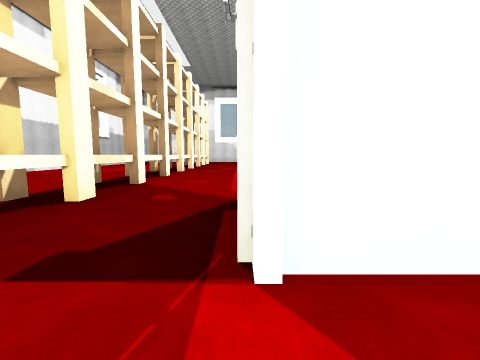
[1] (above)

20 first-person views from a walk through a scene from a Unity 3-D project. The camera is 1.3 m above the floor, tilts 6° down and sees 90° across. The floor is counted in squares, 2 m on a side. Each view is taken from the middle of a square. On the plan, view 1 faces up. The plan holds only what a view shows up to about 9 squares ahead; the rest is blank. The place goes on beyond the plan. The player is left out. Surface patterns are stand-ins for the level's own textures.

[2]
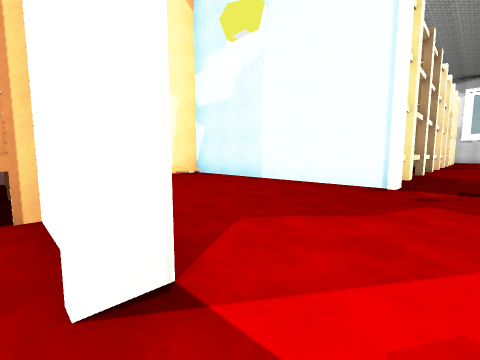

[3]
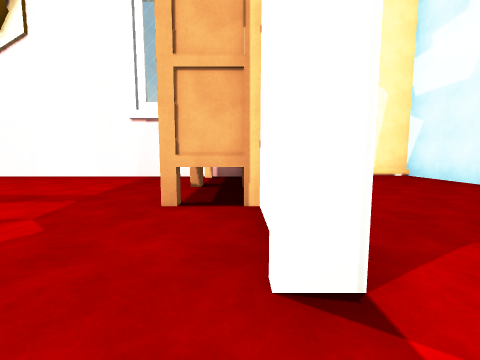

[4]
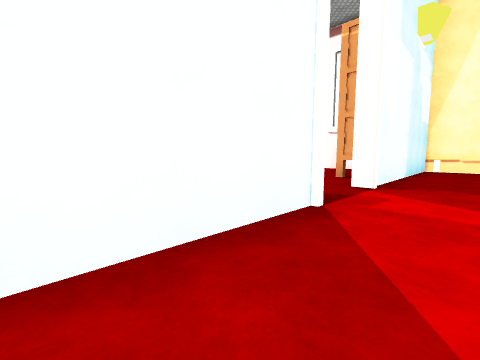

[5]
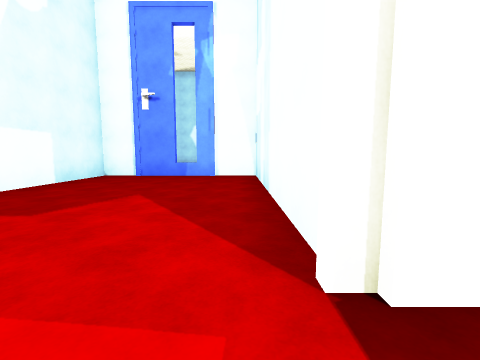

[6]
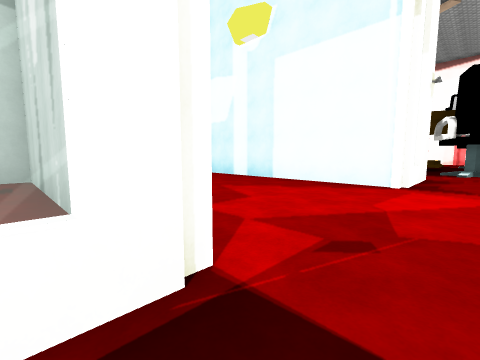

[7]
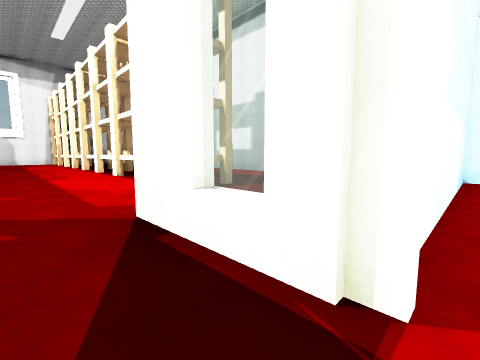

[8]
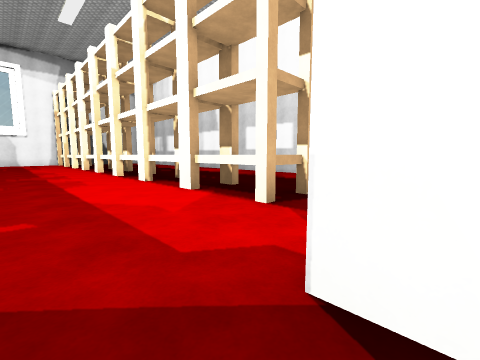

[9]
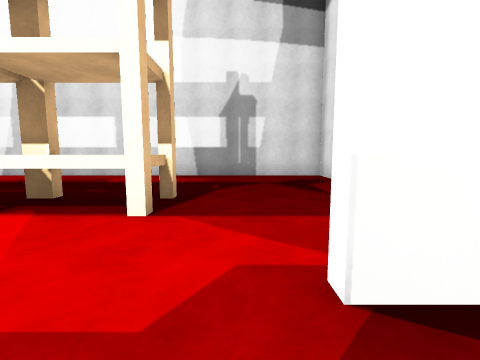

[10]
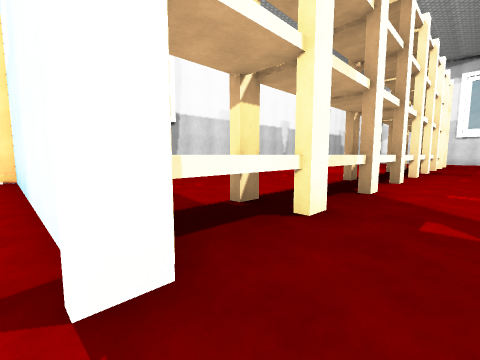

[11]
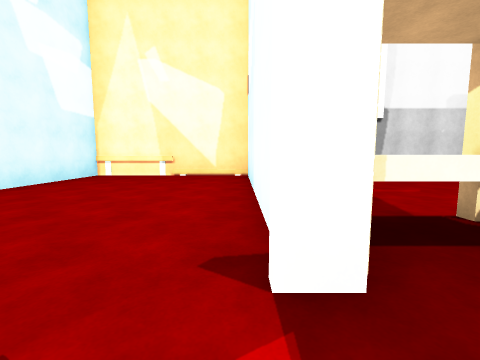

[12]
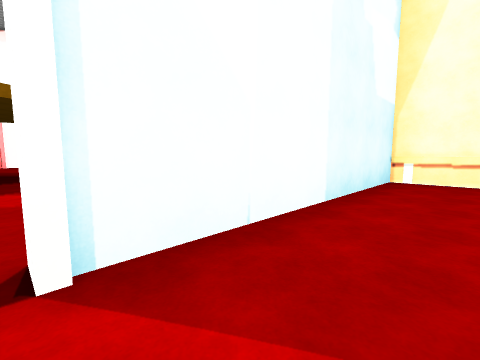

[13]
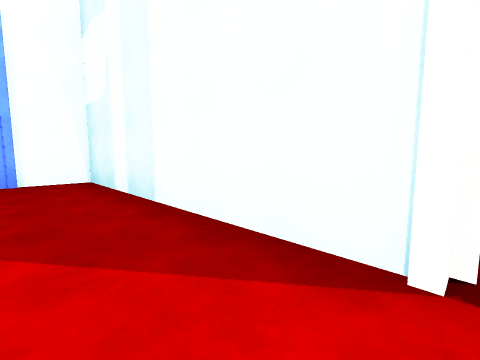

[14]
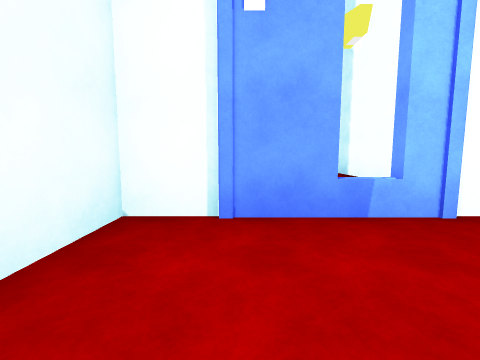

[15]
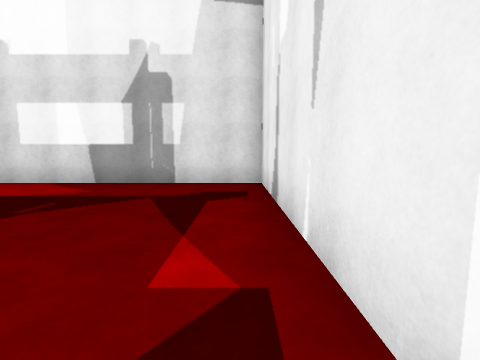

[16]
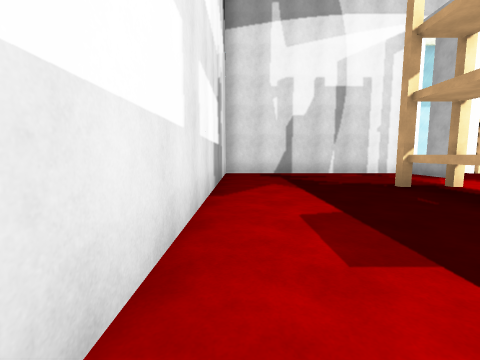

[17]
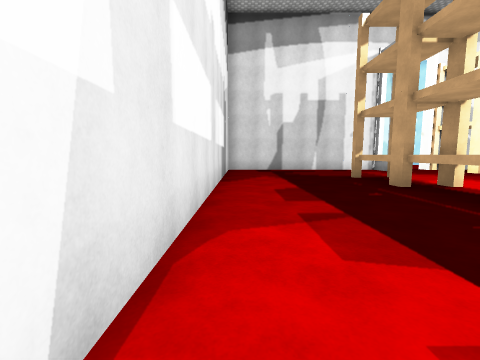

[18]
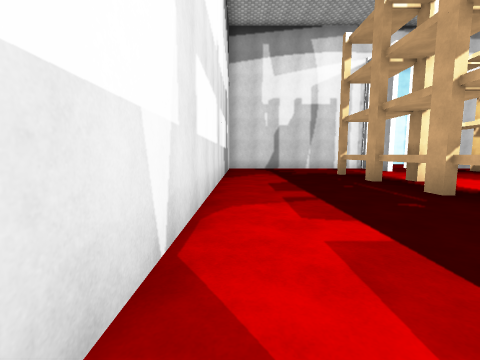

[19]
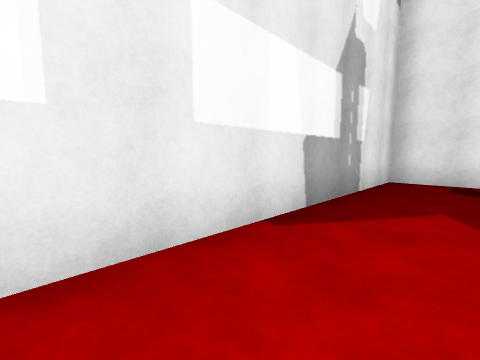

[20]
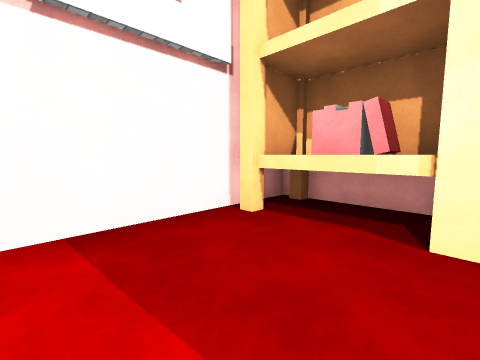

### Floor plan
Points are (right, up) in squares from view 1. A wall is a line through its corners. A room is listed if a view was taken in it or the views show most of it. See-through windows are left out.
Room 1 (views 1, 2, 3, 4, 5, 12, 13, 14)
walls: (0, -4.5) (0, -3.5) (6.5, -3.5) (6.5, 1.2) (0, 1.2); (-2.1, 1.2) (-8.6, 1.2) (-8.6, -3.5) (-2.1, -3.5) (-2.1, -3.7); (-8.2, -3.6) (-8.2, -5.6)
low walls: (-6.2, -3.7) (-7.9, -3.7)
ways out: opening at (-1.5, 1) to room 2; opening at (-1.5, -4) to room 3
objects: books (-7, -5) to (-7, -4)
Room 2 (views 6, 7, 8, 9, 10, 11, 15, 16, 17, 18, 19)
walls: (-8.2, 7.8) (-8.2, 5); (0.2, 3.2) (0.2, 1.9); (-2.1, 1.6) (-2.1, 1.2); (0.4, 1.5) (6.5, 1.5) (6.5, 12.6); (0, 1.2) (0, 3.6)
ways out: opening at (-1.5, 1) to room 1
objects: bookshelf (-3, 2) to (-3, 3); bookshelf (-3, 4) to (-3, 5); bookshelf (-3, 6) to (-3, 7); bookshelf (-3, 8) to (-3, 9); bookshelf (-3, 10) to (-3, 11); bookshelf (-3, 12) to (-3, 13); bookshelf (2, 5) to (2, 7); bookshelf (2, 8) to (2, 9); bookshelf (2, 10) to (2, 11); bookshelf (2, 12) to (2, 13); bookshelf (2, 14) to (2, 15)
Room 3 (view 20)
walls: (0, -5.9) (0, -4.5); (-2.1, -3.7) (-4, -3.7); (-8.2, -5.6) (-8.2, -9.5)
ways out: opening at (-1.5, -4) to room 1
objects: bookshelf (-5, -5) to (-4, -4); chair (-1, -8)

Where each view was taken, in squares from view 1:
view 1: 0 up, 0 right, facing up
view 2: 4 down, 1 left, facing up-left
view 3: 4 down, 1 left, facing left
view 4: 2 down, 3 right, facing down-left
view 5: 3 down, 1 left, facing right
view 6: 2 up, 1 left, facing down-right
view 7: 1 up, 1 left, facing up-right
view 8: 3 up, 1 left, facing up-right
view 9: 4 up, 1 left, facing right
view 10: 1 up, 1 left, facing up-left
view 11: 1 up, 1 left, facing left
view 12: 2 down, 2 left, facing down-left
view 13: 2 down, 0 right, facing down-right
view 14: 0 up, 4 right, facing right
view 15: 2 up, 1 right, facing right
view 16: 10 up, 6 right, facing down
view 17: 12 up, 6 right, facing down
view 18: 13 up, 6 right, facing down
view 19: 8 up, 5 right, facing down-right
view 20: 7 down, 6 left, facing up-left
